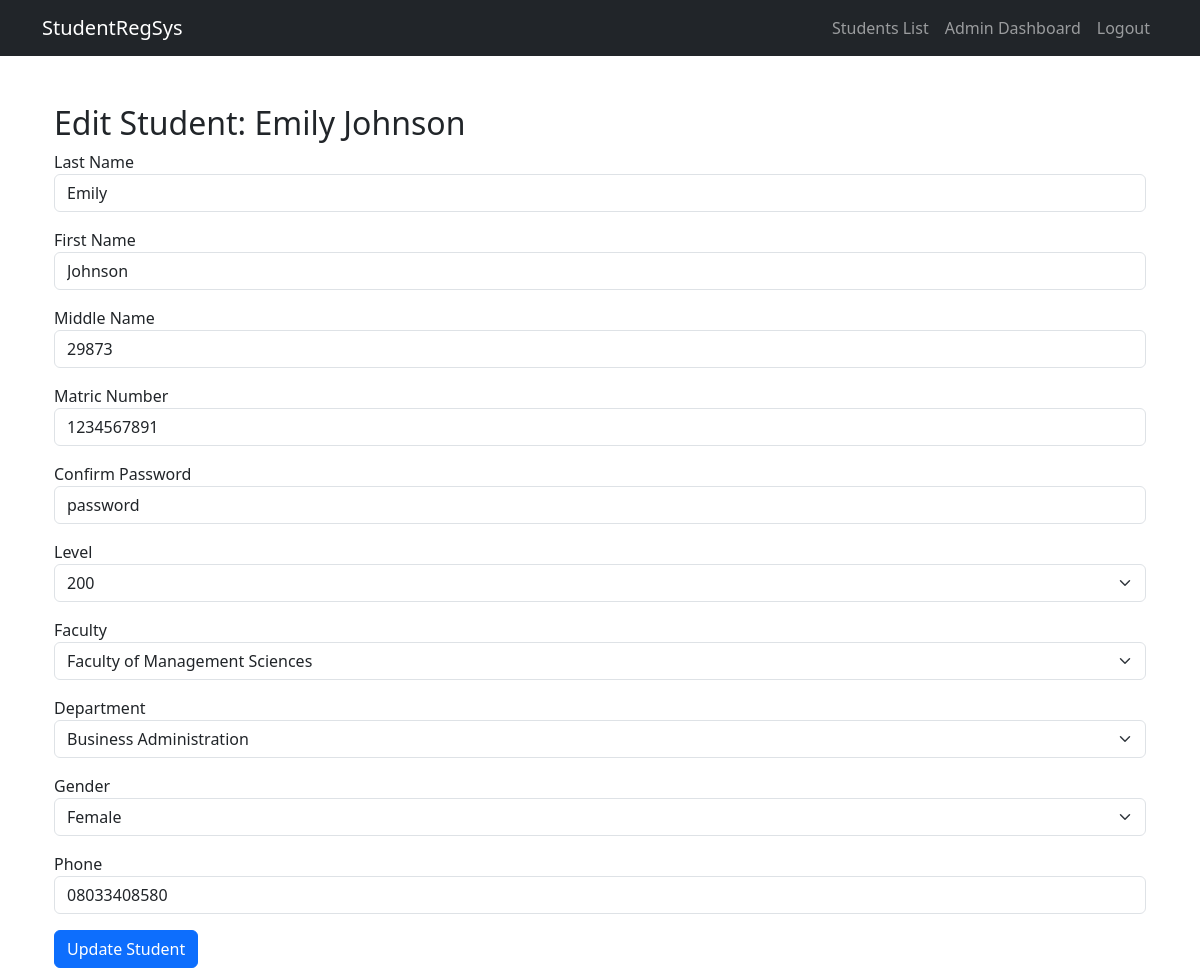
/admin/edit_student.php?id=2 (signed in), run on the app's committed database.
### tables this page shows
CREATE TABLE `students` (
  `id` int(11) NOT NULL,
  `last_name` varchar(100) NOT NULL,
  `first_name` varchar(100) NOT NULL,
  `middle_name` varchar(100) DEFAULT NULL,
  `email` varchar(100) NOT NULL,
  `password` varchar(255) NOT NULL,
  `confirm_password` varchar(100) NOT NULL,
  `level` varchar(20) NOT NULL,
  `faculty` varchar(20) NOT NULL,
  `department` varchar(20) NOT NULL,
  `matric_number` varchar(20) NOT NULL,
  `gender` enum('Male','Female') NOT NULL,
  `phone` varchar(20) DEFAULT NULL,
  `name` varchar(255) DEFAULT NULL,
  `created_at` timestamp NOT NULL DEFAULT current_timestamp()
);

CREATE TABLE `faculties` (
  `id` varchar(20) NOT NULL,
  `name` varchar(100) NOT NULL
);

CREATE TABLE `departments` (
  `id` varchar(20) NOT NULL,
  `faculty_id` varchar(20) NOT NULL,
  `name` varchar(100) NOT NULL
);

### admin/edit_student.php (the view, shortened to what this page needs)
<?php
require_once '../config/db.php';
$id = $_GET['id'] ?? null;
$stmt = $pdo->prepare("SELECT * FROM students WHERE id = ?");
$stmt->execute([$id]);
$student = $stmt->fetch(PDO::FETCH_ASSOC);
$faculties = $pdo->query("SELECT * FROM faculties")->fetchAll(PDO::FETCH_ASSOC);
$departments = $pdo->query("SELECT * FROM departments")->fetchAll(PDO::FETCH_ASSOC);
?>
<?php include '../includes/header.php'; ?>
<div class="container mt-5">
    <h2>Edit Student: <?= htmlspecialchars($student['last_name']) ?>  <?= htmlspecialchars($student['first_name']) ?></h2>
    <form method="POST">
        <div class="mb-3">
            <label>Last Name</label>
            <input type="text" name="last_name" class="form-control" value="<?= htmlspecialchars($student['last_name']) ?>" required>
        </div>
        <div class="mb-3">
            <label>First Name</label>
            <input type="text" name="first_name" class="form-control" value="<?= htmlspecialchars($student['first_name']) ?>" required>
        </div>
        <div class="mb-3">
            <label>Middle Name</label>
            <input type="text" name="middle_name" class="form-control" value="<?= htmlspecialchars($student['middle_name']) ?>" required>
        </div>
        <div class="mb-3">
            <label>Matric Number</label>
            <input type="text" name="matric_number" class="form-control" value="<?= htmlspecialchars($student['matric_number']) ?>" required>
        </div>
        <div class="mb-3">
            <label>Confirm Password</label>
            <input type="text" name="confirm_password" class="form-control" value="<?= htmlspecialchars($student['confirm_password']) ?>" required>
        </div>
        <div class="mb-3">
            <label>Level</label>
            <select name="level" class="form-select" required>
                <option value="200" <?= $student['level'] == '200' ? 'selected' : '' ?>>200</option>
            </select>
        </div>
        <div class="mb-3">
            <label>Faculty</label>
            <select name="faculty" class="form-select" required>
                <?php foreach ($faculties as $fac): ?>
                    <option value="<?= $fac['id'] ?>" <?= $student['faculty'] == $fac['id'] ? 'selected' : '' ?>><?= $fac['name'] ?></option>
                <?php endforeach; ?>
            </select>
        </div>
        <div class="mb-3">
            <label>Department</label>
            <select name="department" class="form-select" required>
                <?php foreach ($departments as $dep): ?>
                    <option value="<?= $dep['id'] ?>" <?= $student['department'] == $dep['id'] ? 'selected' : '' ?>><?= $dep['name'] ?></option>
                <?php endforeach; ?>
            </select>
        </div>
        <div class="mb-3">
            <label>Gender</label>
            <select name="gender" class="form-select" required>
                <option value="Female" <?= $student['gender'] == 'Female' ? 'selected' : '' ?>>Female</option>
            </select>
        </div>
        <div class="mb-3">
            <label>Phone</label>
            <input type="text" name="phone" class="form-control" value="<?= htmlspecialchars($student['phone']) ?>" required>
        </div>
        <button class="btn btn-primary">Update Student</button>
    </form>
</div>
<?php include '../includes/footer.php'; ?>

### data on the page
students: last_name "Emily", first_name "Johnson", middle_name "29873", matric_number "1234567891", confirm_password "password", level "200", faculty "Faculty of Management Sciences", department "Business Administration", gender "Female", phone "08033408580"
